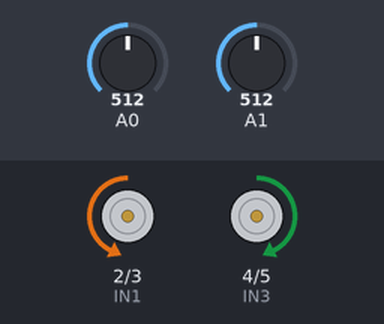
Recording of a sketch running on a simulated Arduino Uno, built with avr-gcc and run on an emulated ATmega328P. Parts: motor-driver pin pairs drawn as motors (green arrow = first pin HIGH = forward, orange = second pin HIGH = backward, longer = more drive, scaled by the enable pin). The test bench sets the inputs (shaded band); at power-on: A0 = 512, A1 = 512. What the sketch prints to the serial monitor is not drawn.

Above: at 6.2 s.
6.3 s: A0 set to 900
At 7.3 s:
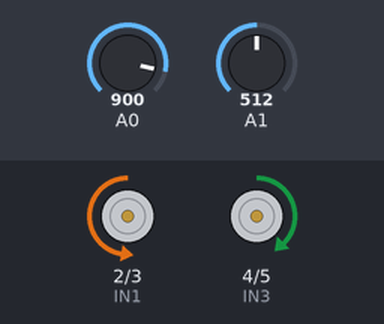
7.8 s: A0 set to 122
At 8.5 s:
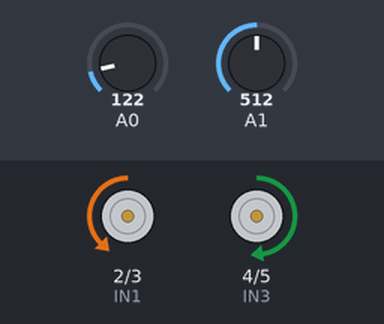
9.3 s: A1 set to 716
At 9.6 s:
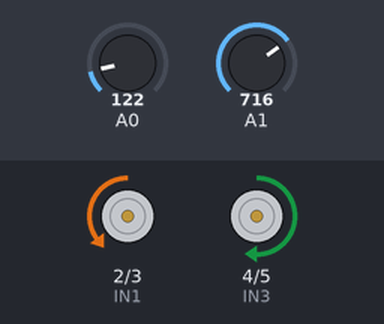
10.8 s: A1 set to 122
At 12.0 s:
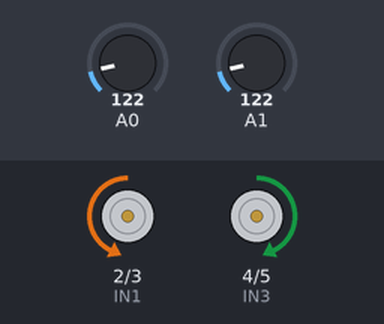
12.3 s: A0 set to 511
At 13.1 s:
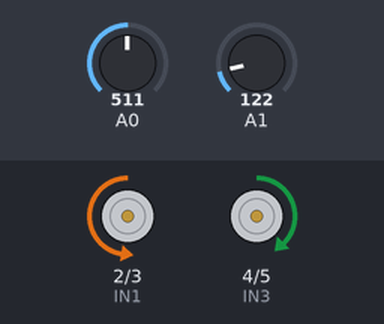
Timing chart, 0 to 14.8 s (numbered marks = the images above; inputs shaded):
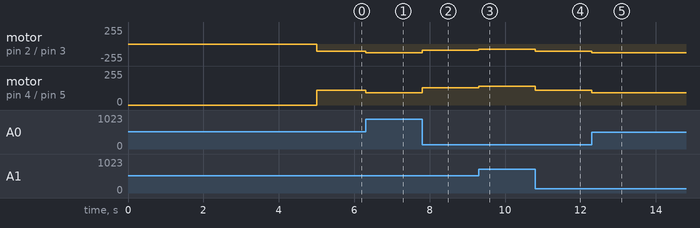

Measured:
- after the input at 6.3 s, motor on pin 2 (IN1) / pin 3 (IN2): backward 110/255 → backward 129/255 at once; motor on pin 4 (IN3) / pin 5 (IN4): forward 110/255 → forward 91/255 at once
- after the input at 7.8 s, motor on pin 2 (IN1) / pin 3 (IN2): backward 129/255 → backward 91/255 at once; motor on pin 4 (IN3) / pin 5 (IN4): forward 91/255 → forward 129/255 at once
- after the input at 9.3 s, motor on pin 2 (IN1) / pin 3 (IN2): backward 91/255 → backward 81/255 at once; motor on pin 4 (IN3) / pin 5 (IN4): forward 129/255 → forward 139/255 at once
- after the input at 10.8 s, motor on pin 2 (IN1) / pin 3 (IN2): backward 81/255 → backward 110/255 at once; motor on pin 4 (IN3) / pin 5 (IN4): forward 139/255 → forward 110/255 at once
- after the input at 12.3 s, motor on pin 2 (IN1) / pin 3 (IN2): backward 110/255 → backward 129/255 at once; motor on pin 4 (IN3) / pin 5 (IN4): forward 110/255 → forward 91/255 at once

The sketch:

Project03_FireFollower.ino
```cpp
//motor R
const int IN1 = 2, IN2 = 3;
const int PWMR = 9;
//motor L
const int IN3 = 4, IN4 = 5;
const int PWML = 10;
int e,x1,x2;

void setup() {
  Serial.begin(115200);
  Serial.println("Atiiiiish");
  pinMode(IN1,OUTPUT);
  pinMode(IN2,OUTPUT);
  pinMode(IN3,OUTPUT);
  pinMode(IN4,OUTPUT);
  pinMode(PWMR,OUTPUT);
  pinMode(PWML,OUTPUT);
  delay(5000);
  digitalWrite(IN1,LOW);
  digitalWrite(IN2,HIGH);
  digitalWrite(IN3,HIGH);
  digitalWrite(IN4,LOW);
  analogWrite(PWMR,90);
  analogWrite(PWML,100);
}

void loop() {
  x1= analogRead(A0);
  x2= analogRead(A1);
  e=x2-x1;
  int A=map(e,-1024,1024,-50,50);
  analogWrite(PWMR,110+A);
  analogWrite(PWML,110-A);

}
```
